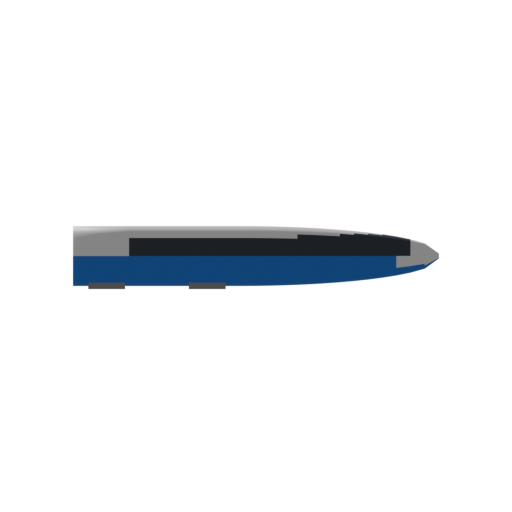
#> input picture try-out/shinkansen_0_t2i_refine/0series_side_elevation.png, 512 x 512 px
$ python preprocess_canny_side.py
#> lines starting #> are read from the running program, lines starting #| are printed output that depends on the picture; after the words box and inside, x2 and y2 are one past the last pixel; in counts of white or black regions, pixels touching at a corner belong together
### try-out/shinkansen_0_t2i_refine/preprocess_canny.py
"""
0series_s.png (s方向レンダー) から ControlNet-canny 用のedge画像を抽出する。

try-out/t2i_isometric_poc/preprocess_edges_depth.py の make_canny() をそのまま流用。
白背景合成 → グレースケール → Canny → SDXL生成解像度(1024x1024)にリサイズして保存する。

Usage:
    python preprocess_canny.py
"""
from pathlib import Path

import cv2
import numpy as np
from PIL import Image

SCRIPT_DIR = Path(__file__).resolve().parent
OUTPUT_DIR = SCRIPT_DIR / "output"
OUTPUT_DIR.mkdir(parents=True, exist_ok=True)

SRC_PATH = SCRIPT_DIR / "0series_s.png"
CANNY_PATH = OUTPUT_DIR / "0series_s_canny.png"
CANNY_1024_PATH = OUTPUT_DIR / "0series_s_canny_1024.png"
COLOR_1024_PATH = OUTPUT_DIR / "0series_s_render_1024.png"  # 参考比較用

GEN_SIZE = 1024


def load_rgba(path: Path) -> np.ndarray:
    img = Image.open(path).convert("RGBA")
    return np.array(img)


def composite_on_white(rgba: np.ndarray) -> np.ndarray:
    rgb = rgba[:, :, :3].astype(np.float32)
    alpha = (rgba[:, :, 3:4].astype(np.float32)) / 255.0
    white = np.ones_like(rgb) * 255.0
    out = rgb * alpha + white * (1 - alpha)
    return out.astype(np.uint8)


def make_canny(rgb_on_white: np.ndarray) -> np.ndarray:
    gray = cv2.cvtColor(rgb_on_white, cv2.COLOR_RGB2GRAY)
    gray = cv2.GaussianBlur(gray, (3, 3), 0)
    edges = cv2.Canny(gray, 60, 150)
    return edges


# [17 lines left out: function main, not called in this run]


# [2 lines that do not run on import are left out]

### try-out/shinkansen_0_t2i_refine/preprocess_canny_side.py
"""
0series_side_elevation.png (真の側面図レンダー, 仰角0°) から ControlNet-canny 用の
edge画像を抽出する。

preprocess_canny.py の make_canny()/composite_on_white() をそのまま再利用し、
出力ファイル名だけ側面図用に変える。

Usage:
    python preprocess_canny_side.py
"""
from pathlib import Path

from PIL import Image

from preprocess_canny import composite_on_white, load_rgba, make_canny

SCRIPT_DIR = Path(__file__).resolve().parent
OUTPUT_DIR = SCRIPT_DIR / "output"
OUTPUT_DIR.mkdir(parents=True, exist_ok=True)

SRC_PATH = SCRIPT_DIR / "0series_side_elevation.png"
CANNY_PATH = OUTPUT_DIR / "0series_side_elevation_canny.png"
CANNY_1024_PATH = OUTPUT_DIR / "0series_side_elevation_canny_1024.png"
COLOR_1024_PATH = OUTPUT_DIR / "0series_side_elevation_render_1024.png"  # 参考比較用

GEN_SIZE = 1024


def main() -> None:
    rgba = load_rgba(SRC_PATH)
#> in load_rgba, img is the input picture: PIL image 512x512 RGBA; mean R, G, B, A 4.4, 6.3, 8.3, 19.1
    w, h = rgba.shape[1], rgba.shape[0]
#> w = 512; h = 512
    print(f"[main] input: {SRC_PATH.name} ({w}x{h})")
#| [main] input: 0series_side_elevation.png (512x512)

    rgb_on_white = composite_on_white(rgba)
#> in composite_on_white, `rgb = rgba[:, :, :3].astype(np.float32)`:
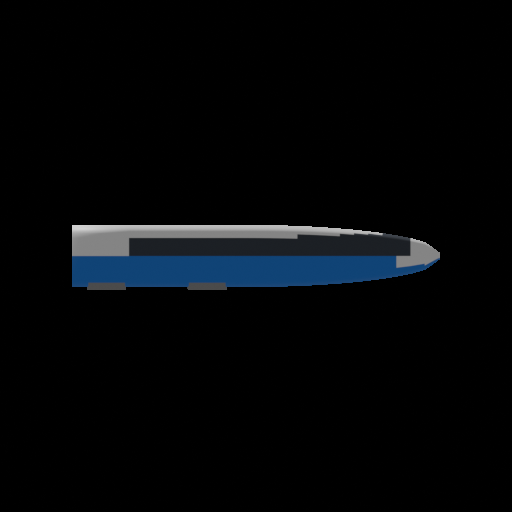
#> rgb: shape (512, 512, 3) float32; mean R, G, B 4.4, 6.3, 8.3
#> in composite_on_white, `alpha = (rgba[:, :, 3:4].astype(np.float32)) / 255.0`:
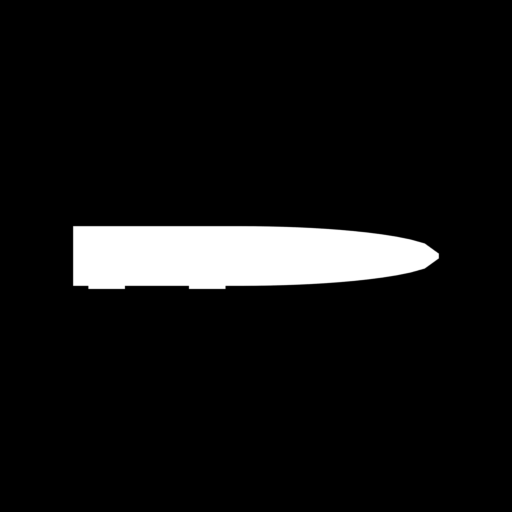
#> alpha: shape (512, 512, 1) float32; min 0, max 1, mean 0.075

    canny = make_canny(rgb_on_white)
#> in make_canny, `gray = cv2.cvtColor(rgb_on_white, cv2.COLOR_RGB2GRAY)`:
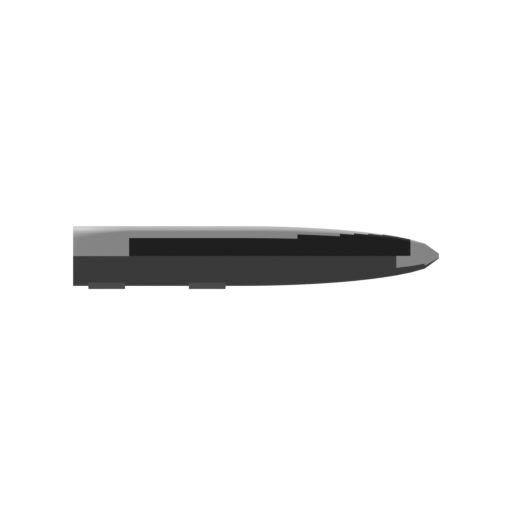
#> gray: shape (512, 512); min 30, max 255, mean 241.3
#> in make_canny, `edges = cv2.Canny(gray, 60, 150)`:
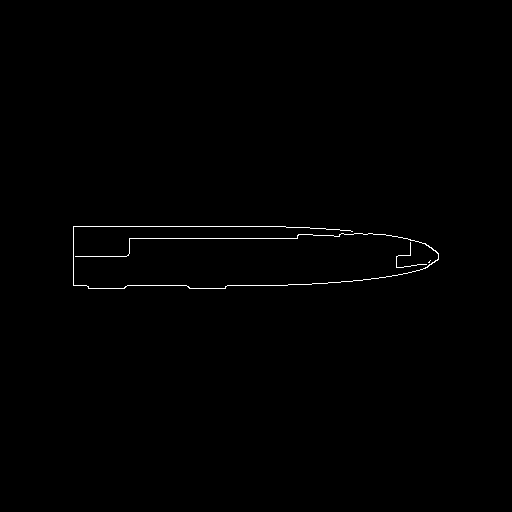
#> edges: shape (512, 512); 0.46% white in thin lines or dots, all inside (x1, y1, x2, y2) = (73, 226, 439, 289)
    canny_img = Image.fromarray(canny).convert("L")
    canny_img.save(CANNY_PATH)
    canny_img.resize((GEN_SIZE, GEN_SIZE), Image.LANCZOS).save(CANNY_1024_PATH)
    print(f"[canny] saved: {CANNY_PATH}, {CANNY_1024_PATH}")

    Image.fromarray(rgb_on_white).resize((GEN_SIZE, GEN_SIZE), Image.LANCZOS).save(COLOR_1024_PATH)
    print(f"[color_1024] saved: {COLOR_1024_PATH}")


if __name__ == "__main__":
    main()
